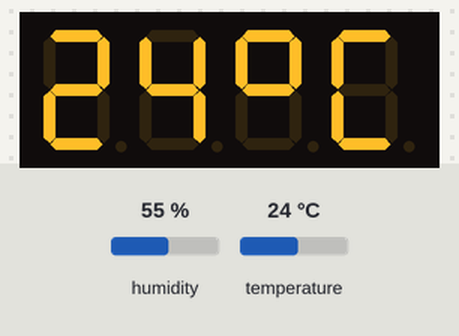
A program run on a simulated ESP32 board running MicroPython. On the bench: 4-digit seven-segment display. The test bench sets the inputs (shaded band); at power-on: humidity 55 %, temperature 24 °C. Library files of the repository ran but are not shown: tm1637.py.

Above: at 0.1 s.
1.3 s: humidity set to 22 %
8.2 s: temperature set to 12 °C
At 12.9 s:
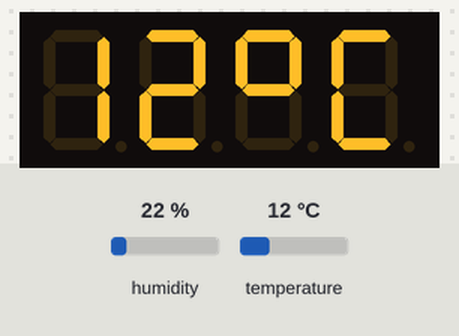
15.1 s: humidity set to 40 %
At 22.15 s:
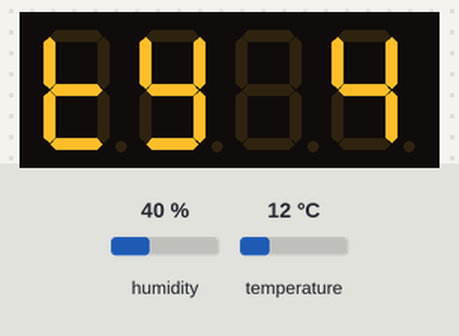
23.5 s: temperature set to 19 °C
At 25.1 s:
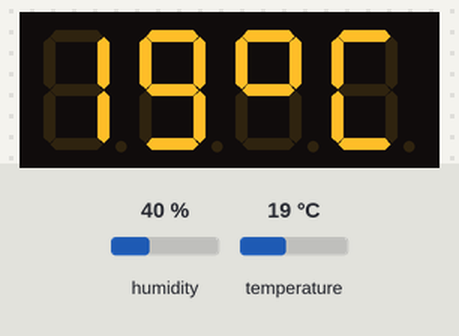

Measured:
- what the display in image 1 shows lasts 1.0 s, from 12.3 s to 13.3 s

The program:

with_4digit_lcd.py
```python
from machine import Pin
from time import sleep

import dht
import tm1637


sensor = dht.DHT11(Pin(15))
tm = tm1637.TM1637(clk=Pin(16), dio=Pin(17))

state = {
    "temp": None,
    "hum": None,
}

def measure():
    global state

    sensor.measure()

    temp = sensor.temperature()
    hum = sensor.humidity()

    state = {
        "temp": temp,
        "hum": hum,
    }


def status_loop():
    tick = 0

    while True:
        if tick % 2 == 0:
            measure()

        if state["temp"] is None:
            measure()
            tm.show("-**-")
        elif tick % 2 == 0:
            tm.temperature(state["temp"])
        else:
            tm.scroll("Humidity {}".format(state["hum"]))

        tick += 1
        sleep(1)

status_loop()
```
